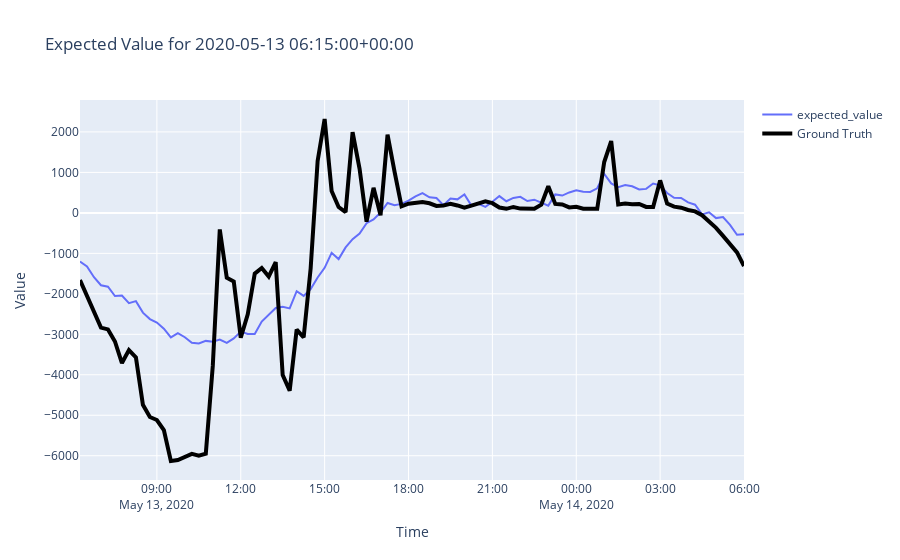

The cell this chart's notebook holds for it:
### Code cell
timestamp = pd.Timestamp('2020-05-13 06:15:00', tz='UTC')
#fc_param.loc[timestamp, 'expected_value'].plot()
plot_specific_day(fc_param.loc[:, ['expected_value']], gt, timestamp, title=f'Expected Value for {timestamp}')
